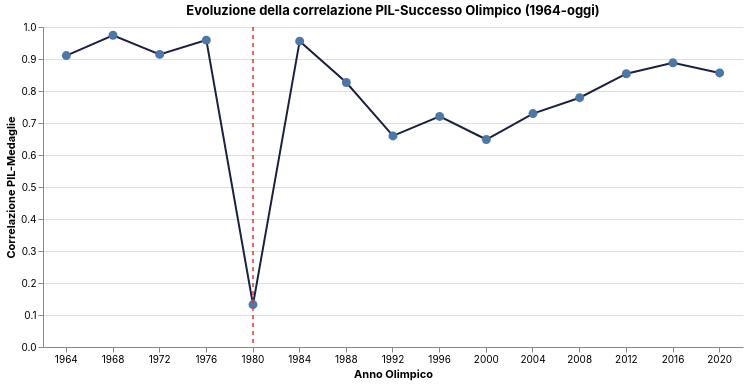

Express this chart as Vega-Lite.
### Vega-Lite specification from a JSON file in a GitHub repository (floating-point values rounded to 4 significant figures)
{"config": {"background": "transparent", "view": {"stroke": "transparent"}, "title": {"font": "Inter"}, "axis": {"labelFont": "Inter", "titleFont": "Inter"}, "legend": {"labelFont": "Inter", "titleFont": "Inter"}, "header": {"labelFont": "Inter", "titleFont": "Inter"}, "text": {"font": "Inter"}, "range": {"category": ["#1b2140", "#ff8009", "#9a0641", "#ffe34a", "#e7b6af", "#0088b0", "#e03830"], "ramp": ["#e7b6af", "#1b2140"], "heatmap": ["#e7b6af", "#1b2140"]}}, "layer": [{"data": {"name": "data-5b540f7d983dcce46df30652005abeac"}, "mark": {"type": "line", "color": "#1b2140", "point": {"size": 80}}, "encoding": {"tooltip": [{"field": "Anno", "title": "Anno", "type": "ordinal"}, {"field": "Correlazione", "format": ".2f", "title": "Correlazione", "type": "quantitative"}, {"field": "Nota", "title": "Contesto storico", "type": "nominal"}], "x": {"axis": {"labelAngle": 0}, "field": "Anno", "title": "Anno Olimpico", "type": "ordinal"}, "y": {"field": "Correlazione", "scale": {"domain": [0, 1]}, "title": "Correlazione PIL-Medaglie", "type": "quantitative"}}, "title": "Evoluzione della correlazione PIL-Successo Olimpico (1964-oggi)"}, {"data": {"name": "data-d81b96d5065b82d9adbb803ee1583e6c"}, "mark": {"type": "rule", "color": "#e03830", "size": 1.5, "strokeDash": [4, 4]}, "encoding": {"x": {"field": "Anno", "type": "ordinal"}}}], "height": 320, "width": 700, "$schema": "https://vega.github.io/schema/vega-lite/v5.20.1.json", "datasets": {"data-5b540f7d983dcce46df30652005abeac": [{"Anno": 1964, "Correlazione": 0.9107, "Nota": "Nessun evento di rilievo registrato"}, {"Anno": 1968, "Correlazione": 0.9742, "Nota": "Nessun evento di rilievo registrato"}, {"Anno": 1972, "Correlazione": 0.9145, "Nota": "Nessun evento di rilievo registrato"}, {"Anno": 1976, "Correlazione": 0.959, "Nota": "Nessun evento di rilievo registrato"}, {"Anno": 1980, "Correlazione": 0.1326, "Nota": "Boicottaggio Olimpiadi di Mosca da parte di diversi Paesi occidentali"}, {"Anno": 1984, "Correlazione": 0.9558, "Nota": "Boicottaggio sovietico delle Olimpiadi di Los Angeles (ritorsione)"}, {"Anno": 1988, "Correlazione": 0.8266, "Nota": "Nessun evento di rilievo registrato"}, {"Anno": 1992, "Correlazione": 0.6596, "Nota": "Nessun evento di rilievo registrato"}, {"Anno": 1996, "Correlazione": 0.7205, "Nota": "Nessun evento di rilievo registrato"}, {"Anno": 2000, "Correlazione": 0.6484, "Nota": "Nessun evento di rilievo registrato"}, {"Anno": 2004, "Correlazione": 0.7295, "Nota": "Nessun evento di rilievo registrato"}, {"Anno": 2008, "Correlazione": 0.779, "Nota": "Nessun evento di rilievo registrato"}, {"Anno": 2012, "Correlazione": 0.854, "Nota": "Nessun evento di rilievo registrato"}, {"Anno": 2016, "Correlazione": 0.888, "Nota": "Nessun evento di rilievo registrato"}, {"Anno": 2020, "Correlazione": 0.8564, "Nota": "Nessun evento di rilievo registrato"}], "data-d81b96d5065b82d9adbb803ee1583e6c": [{"Anno": 1980.0}]}}
